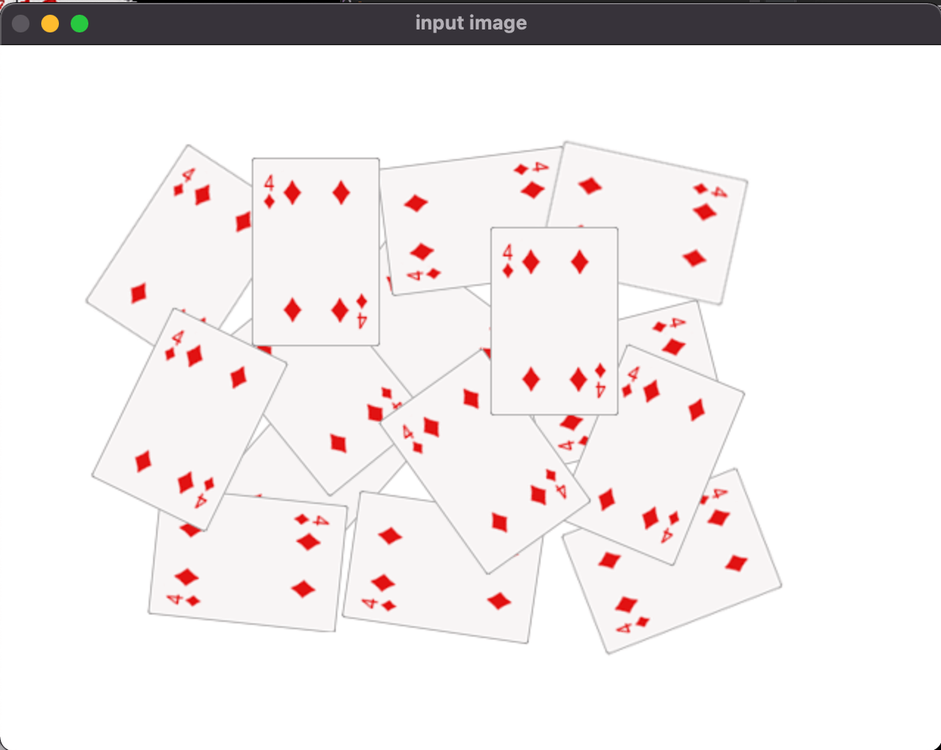
#> input picture cards.png, 941 x 750 px, shrunk from 1278 x 1018 before the run
$ python watershed.py
#> lines starting #> are read from the running program, lines starting #| are printed output that depends on the picture; after the words box and inside, x2 and y2 are one past the last pixel; in counts of white or black regions, pixels touching at a corner belong together
#> in main, src is the input picture: shape (750, 941, 3); mean B, G, R 234.5, 234.3, 239.1
import numpy as np
import cv2 as cv
import matplotlib.pyplot as plt
from queue import PriorityQueue#优先级队列

def generate_mask(src):
    '''
    from opencv tutorial
    https://docs.opencv.org/master/d2/dbd/tutorial_distance_transform.html
    '''
    src[np.all(src == 255, axis=2)] = 0


    kernel = np.array([[1, 1, 1], [1, -8, 1], [1, 1, 1]], dtype=np.float32)
    # do the laplacian filtering as it is
    # well, we need to convert everything in something more deeper then CV_8U
    # because the kernel has some negative values,
    # and we can expect in general to have a Laplacian image with negative values
    # BUT a 8bits unsigned int (the one we are working with) can contain values from 0 to 255
    # so the possible negative number will be truncated
    imgLaplacian = cv.filter2D(src, cv.CV_32F, kernel)
    sharp = np.float32(src)
    imgResult = sharp - imgLaplacian
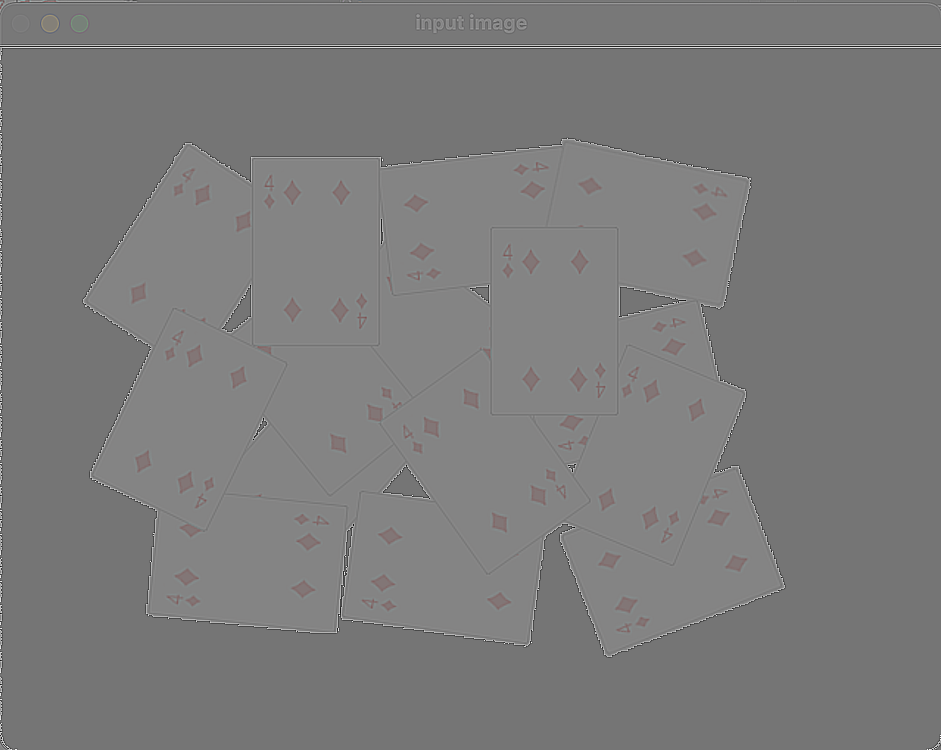
#> imgResult: shape (750, 941, 3) float32; mean B, G, R 97.8, 97.6, 102.6; drawn with min black and max white

    # convert back to 8bits gray scale
    imgResult = np.clip(imgResult, 0, 255)
    imgResult = imgResult.astype('uint8')
    imgLaplacian = np.clip(imgLaplacian, 0, 255)
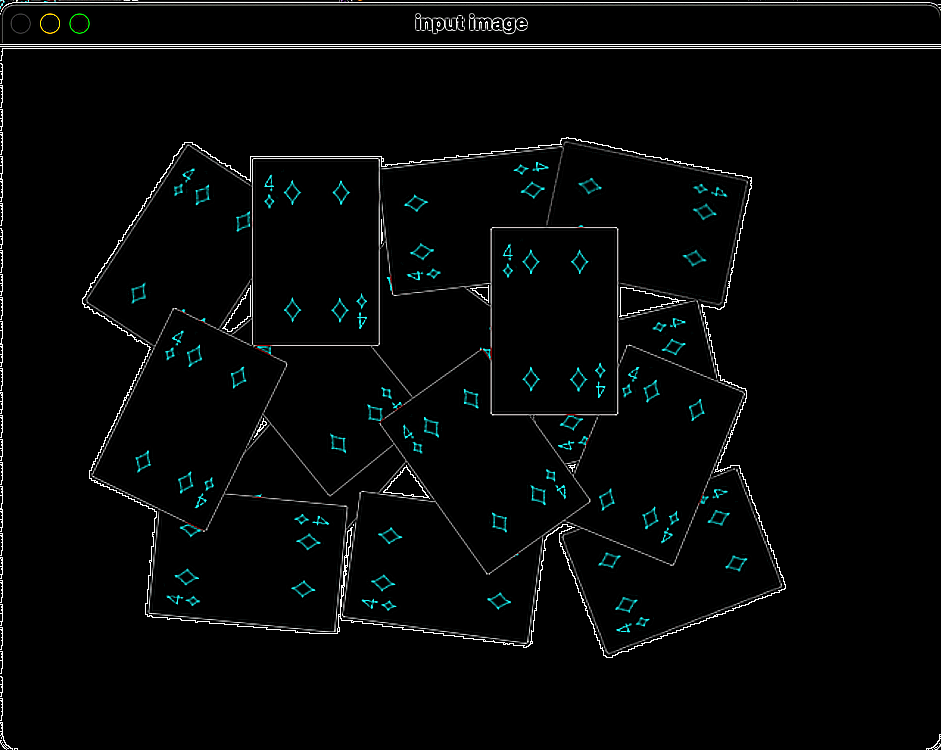
#> imgLaplacian: shape (750, 941, 3) float32; mean B, G, R 7.1, 7.2, 5.7
    imgLaplacian = np.uint8(imgLaplacian)

    plt.imshow(sharp,"gray")
    plt.imshow(imgLaplacian,"gray")

    bw = cv.cvtColor(imgResult, cv.COLOR_BGR2GRAY)
    _, bw = cv.threshold(bw, 40, 255, cv.THRESH_BINARY | cv.THRESH_OTSU)
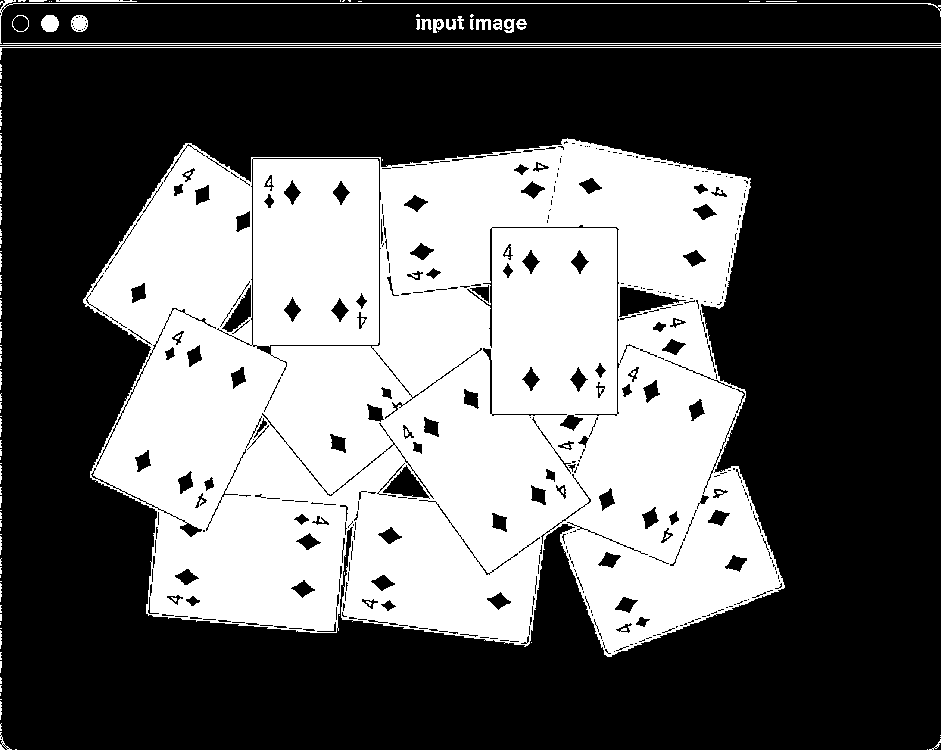
#> bw: shape (750, 941); 38.3% white; 127 white regions (90 under 20 px), largest, box (x1, y1, x2, y2) and area: (83, 138, 785, 657) 263797, (0, 0, 941, 44) 1051, (0, 47, 941, 60) 959

    dist = cv.distanceTransform(bw, cv.DIST_L2, 3)
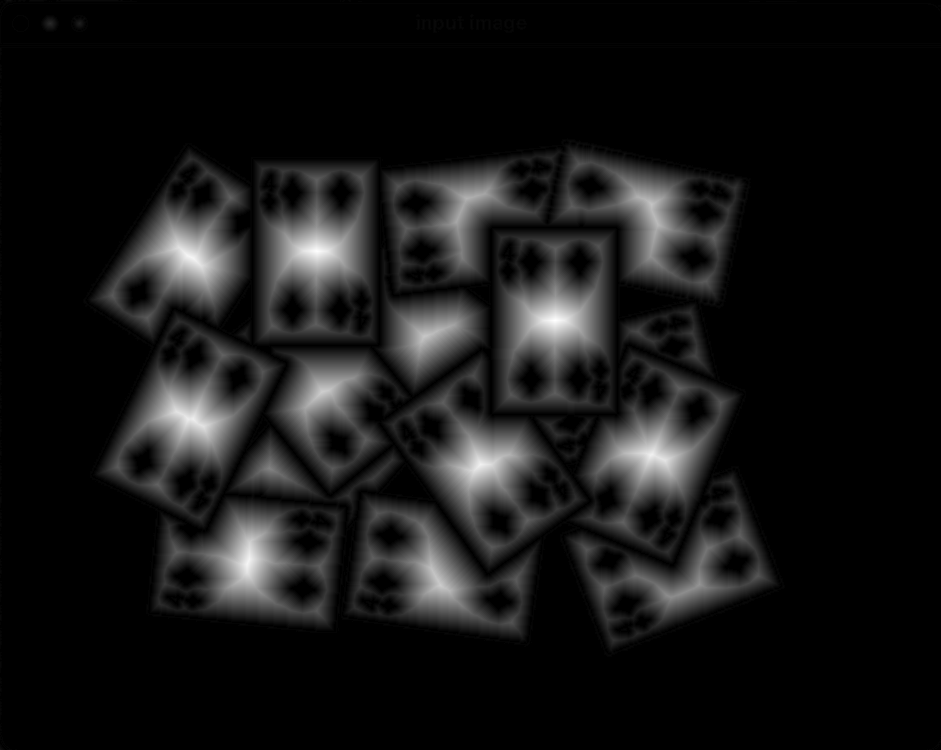
#> dist: shape (750, 941) float32; min 0, max 54.41, mean 4.7; drawn with min black and max white

    # Normalize the distance image for range = {0.0, 1.0}
    # so we can visualize and threshold it
    cv.normalize(dist, dist, 0, 1.0, cv.NORM_MINMAX)


    _, dist = cv.threshold(dist, 0.4, 1.0, cv.THRESH_BINARY)
#> dist: shape (750, 941) float32; values 0 (black) and 1 (white), 6.8% white; 14 white regions, largest, box (x1, y1, x2, y2) and area: (138, 380, 241, 458) 4789, (275, 208, 357, 294) 4722, (513, 278, 595, 363) 4699

    # Dilate a bit the dist image
    kernel1 = np.ones((10,10), dtype=np.uint8)
    dist = cv.dilate(dist, kernel1)
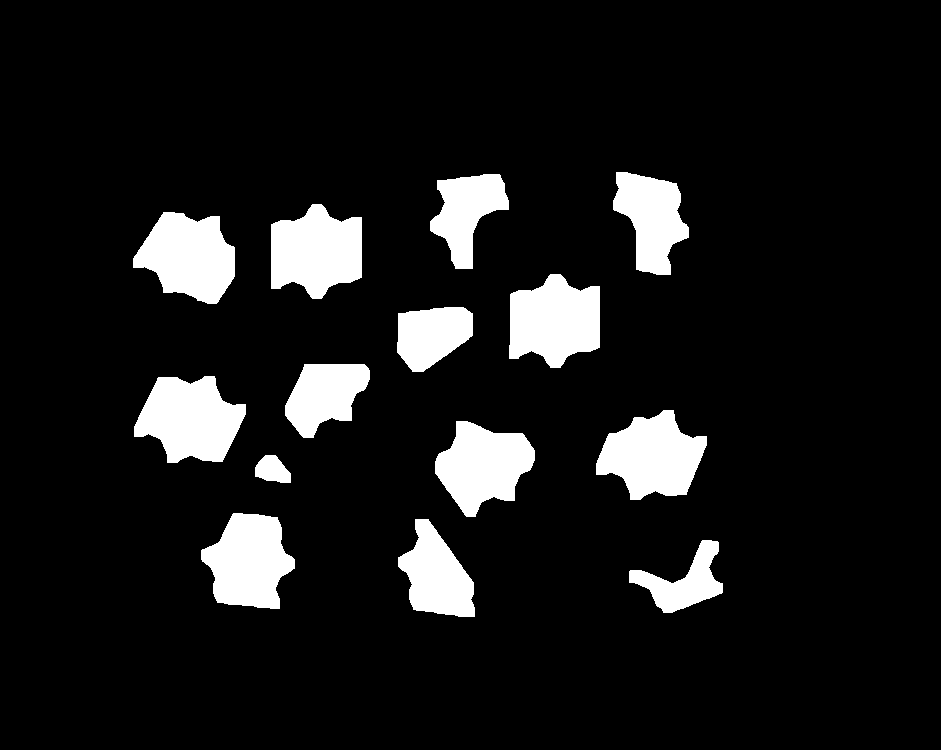
#> dist: shape (750, 941) float32; values 0 (black) and 1 (white), 9.9% white; 14 white regions, largest, box (x1, y1, x2, y2) and area: (134, 376, 246, 463) 6692, (271, 204, 362, 299) 6472, (509, 274, 600, 368) 6433

    dist_8u = dist.astype('uint8')
#> dist_8u: shape (750, 941); values 0 (black) and 1 (white), 9.9% white; 14 white regions

    # Find total markers
    contours, hierarchy = cv.findContours(dist_8u, cv.RETR_EXTERNAL, cv.CHAIN_APPROX_SIMPLE)
#> contours = 14 contours; largest, box (x1, y1, x2, y2) and area: (134, 376, 246, 463) 6530, (271, 204, 362, 299) 6310, (509, 274, 600, 368) 6272, (133, 212, 235, 304) 6257, (596, 410, 707, 500) 6248

    #contours = contours[1]
    # Create the marker image for the watershed algorithm
    markers = np.zeros(dist.shape, dtype=np.int32)

    # Draw the foreground markers
    for i in range(len(contours)):
        cv.drawContours(markers, contours, i, (i+1), -1)
#> this loop made 14 passes
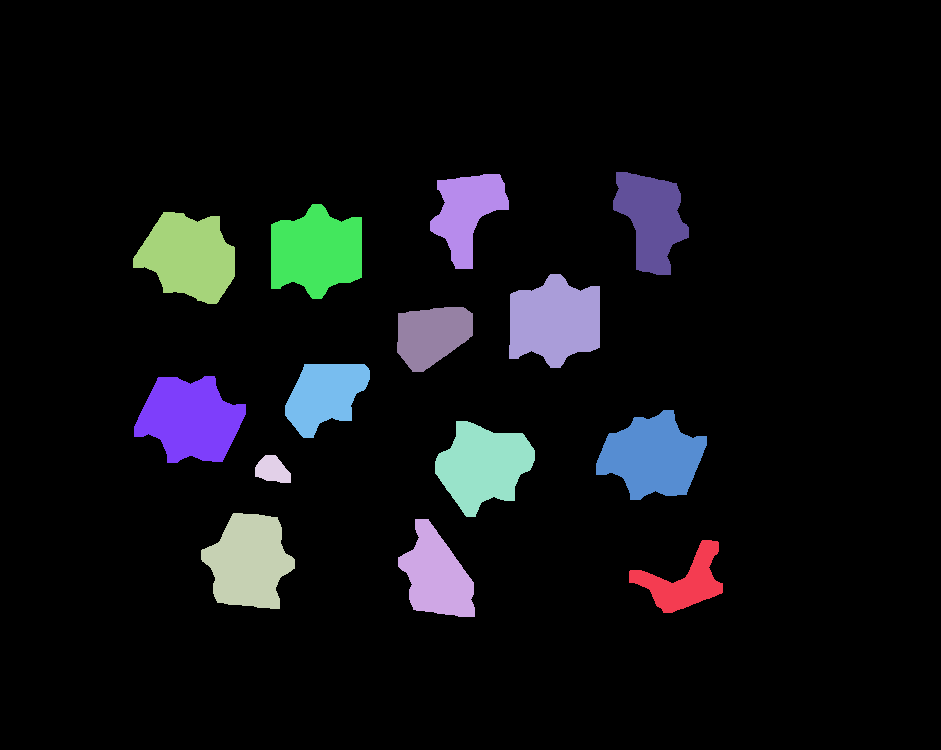
#> markers: shape (750, 941) int32; 15 distinct labels, from 0 to 14; one colour per label, 0 black
    c = (int)(np.max(markers)+1)
#> c = 15
    # Draw the background marker
    cv.circle(markers, (5,5), 3, (c,c,c), -1)
#> markers: shape (750, 941) int32; 16 distinct labels, from 0 to 15

    return markers


class Watershed:
    def __init__(self,image,markers):
        self.IN_QUEUE = -2
        self.WSHED = -1 #boundary
        self.q = PriorityQueue()
        self.image = image.copy()
        self.markers = markers.copy()
        self.image = np.ones((20, 20, 3), dtype=np.uint8)
        self.markers = np.zeros((20, 20), dtype=np.int32)
        self.markers[3:6, 3:6] = 1
        self.markers[3:6, 13:16] = 2

    def pixel_diff(self,pix1,pix2):
        b = int(self.image[pix1[0]][pix1[1]][0])-int(self.image[pix2[0]][pix2[1]][0])
        g = int(self.image[pix1[0]][pix1[1]][0])-int(self.image[pix2[0]][pix2[1]][0])
        r = int(self.image[pix1[0]][pix1[1]][0])-int(self.image[pix2[0]][pix2[1]][0])
        arr = [np.abs(b),np.abs(b),np.abs(r)]
        return np.max(arr)

    def ws_push(self,diff,pix):
        self.q.put((diff,pix))
        self.markers[pix[0]][pix[1]] = self.IN_QUEUE
        print("push: ",pix)
        print(self.q.queue)
        input()


    # [59 lines left out: functions ws_pop, pixels_to_push, label_pix, not called in this run]

    def do_water_shed(self):

        print(np.asarray(self.markers))
        #opencv中视边缘为边界boundary pixels
        self.markers[0,:] = self.WSHED
        self.markers[self.markers.shape[0]-1,:] = self.WSHED
        self.markers[:,0] = self.WSHED
        self.markers[:,self.markers.shape[1]-1] = self.WSHED
        '''第一步将markers的初始点放进优先队列'''
        for i in range(1,self.markers.shape[0]-1):
            for j in range(1,self.markers.shape[1]-1):
                if self.markers[i][j] == 0 and  \
                    (self.markers[i-1][j]>0 or self.markers[i+1][j]>0 or  \
                     self.markers[i][j-1]>0 or self.markers[i][j+1]>0):
                        '''找与marker最小的梯度'''
                        diff = 255
                        if self.markers[i-1][j]>0:
                            diff = min(self.pixel_diff([i,j],[i-1,j]),diff)
                        if self.markers[i+1][j]>0:
                            diff = min(self.pixel_diff([i,j],[i+1,j]),diff)
                        if self.markers[i][j-1]>0:
                            diff = min(self.pixel_diff([i,j],[i,j-1]),diff)
                        if self.markers[i][j+1]>0:
                            diff = min(self.pixel_diff([i,j],[i,j+1]),diff)
                        self.ws_push(diff,[i,j])
        '''白色为在队列中的点'''
        plt.figure()
        plt.imshow((self.markers==self.IN_QUEUE),"gray") # 显示图片
        plt.axis('off') # 不显示坐标轴
        plt.show()
        cnt = 0
        '''第二步队列出一个进一次'''
        while self.q.qsize() > 0 and cnt < (self.markers.shape[0]*self.markers.shape[1]):
             cnt = cnt +1
             pix = self.ws_pop()
             print("pop: ",pix)
             self.label_pix(pix)
             self.pixels_to_push(pix)


def main():
    input  = "cards.png"
    src = cv.imread(input)
    #以opencv官方例子为例，先得到mask
    markers = generate_mask(src)

    plt.figure()
    plt.imshow(markers,"gray") # 显示图片
    plt.axis('off') # 不显示坐标轴
    plt.show()
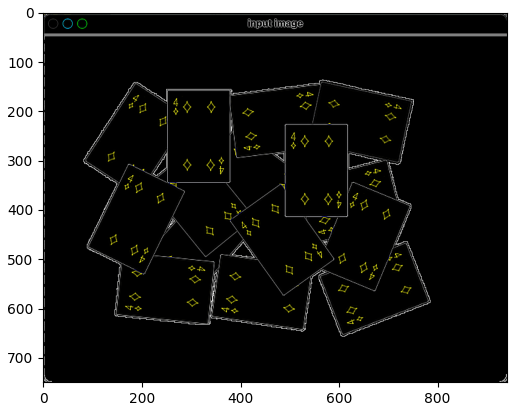
#> figure drawn by matplotlib, 1 panel; B, G, R data is drawn as R, G, B


    ws = Watershed(src,markers)
    ws.do_water_shed()

    plt.figure()
    plt.imshow(ws.markers,"gray") # 显示图片
    plt.axis('off') # 不显示坐标轴
    plt.show()

if __name__ == "__main__":
#> (the run stopped early here; a loop or call above may not have finished)
